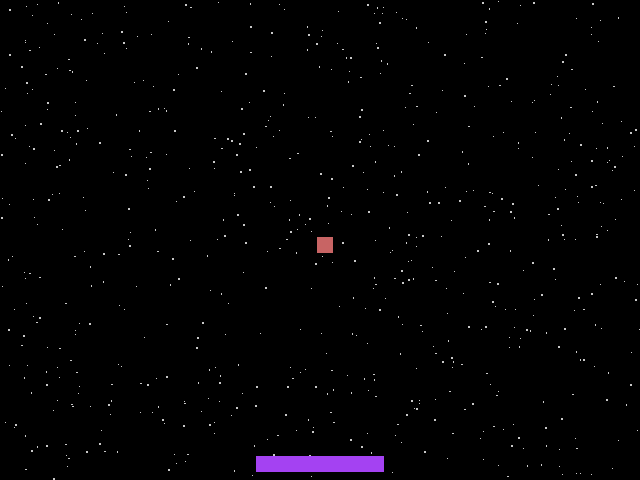
Frame 1 (no input)
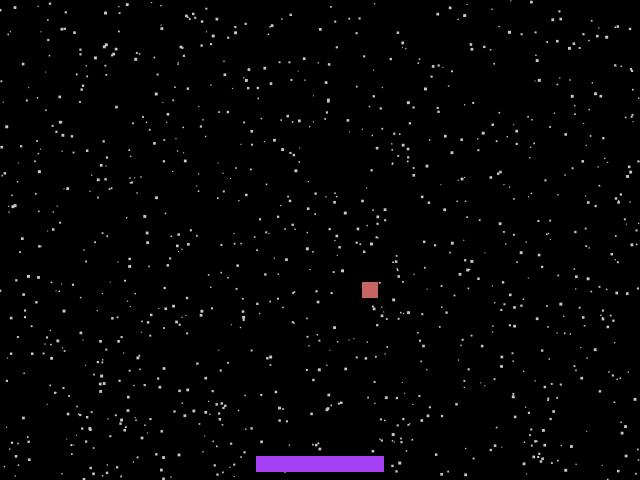
Frame 60 (the mouse pressed at the canvas centre just before this capture)
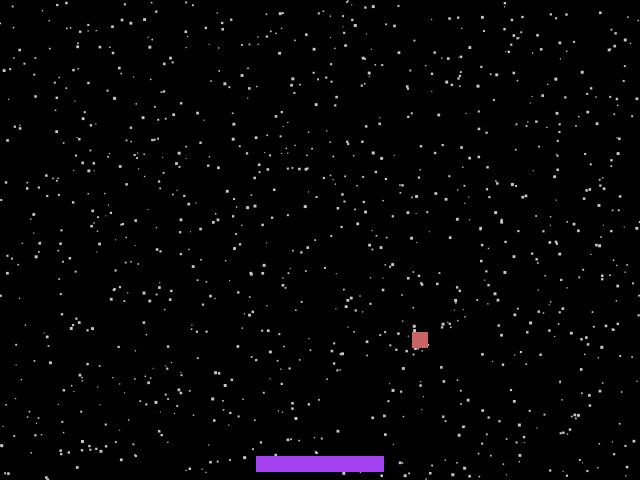
Frame 120 (the mouse held since frame 60 and released just before this capture)

The Processing sketch that drew these frames (run headless with seeded random() and noise(); from frame 60 on, the mouse is pressed at the canvas centre):

// Processing sketch: exercise02
// ── exercise02.pde
//sets the color background to black
color backgroundColor = color(0);
//sets the number of static dots, their min & max size and their color (which is set to white)
int numStatic = 1000;
int staticSizeMin = 1;
int staticSizeMax = 3;
color staticColor = color(200);
// these integers set the coordinates, velocity, speed, dimensions and the color of the Paddle 
int paddleX;
int paddleY;
int paddleVX;
int paddleSpeed = 10;
int paddleWidth = 128;
int paddleHeight = 16;
color paddleColor = color(random(255),random(255),random(255));
// these integers set the coordinates, velocity, speed, size and the color of the ball 
int ballX;
int ballY;
int ballVX;
int ballVY;
int ballSpeed = 5;
int ballSize = 16;
color ballColor = color(255);
int count = 0;

void setup() { //setup initilizes the program
  size(640, 480); // sets the canvas width to 640px and height to 480px
  
  setupPaddle(); //calls the function setupPaddle()
  setupBall();  //calls the function setupBall()
}
// the setupPaddle function sets up the position of the paddle to be at the bottom center of the window when the program starts running
void setupPaddle() { 
  paddleX = width/2;
  paddleY = height - paddleHeight;
  paddleVX = 0;
}
//the setupBall function sets up the position of the ball to be at the center of the canvas when the program starts running
void setupBall() {
  ballX = width/2;
  ballY = height/2;
  ballVX = ballSpeed;
  ballVY = ballSpeed;
}

//sets the background to black and calls the function drawStatic() updatePaddle() updateBall() drawPaddle() drawBall() respectively each frame
void draw() {
  background(backgroundColor);

  drawStatic();

  updatePaddle();
  updateBall();

  drawPaddle();
  drawBall();
  

}
//this function use a for loop to draw static by generating random xy coordinates based on the height and width of canvas and by generating random sizes for the static dots
void drawStatic() {
  for (int i = 0; i < numStatic; i++) {
   float x = random(0,width);
   float y = random(0,height);
   float staticSize = random(staticSizeMin,staticSizeMax);
   fill(staticColor);
   rect(x,y,staticSize,staticSize);
  }
}
/*the updatePaddle function allows you to move the paddle on the x axis and constrain it within the size of the window  */
void updatePaddle() {
  paddleX += paddleVX;  
  paddleX = constrain(paddleX,0+paddleWidth/2,width-paddleWidth/2);
}
/*the updateBall function adds the velocity of the ball at the beginning and pushes it in a direction
the function also calls the other functions handleBallHitPaddle(),handleBallHitWall(),handleBallOffBottom()
*/
void updateBall() {
  ballX += ballVX;
  ballY += ballVY;
  
  handleBallHitPaddle();
  handleBallHitWall();
  handleBallOffBottom();
  handleBallOverMidSection();
}
/*the drawPaddle function draws the paddle with a center anchor point and fills it with white and no stroke */
void drawPaddle() {
  rectMode(CENTER);
  noStroke();
  fill(paddleColor);
  rect(paddleX, paddleY, paddleWidth, paddleHeight);
}
/*the drawBall function draws the ball from a center anchor point and fills it with white and no stroke */
void drawBall() {
  rectMode(CENTER);
  noStroke();
  fill(ballColor);
  rect(ballX, ballY, ballSize, ballSize);
  
}
  //CHANGED this if statement checks whether or not the ball is above or below the height of the canvas/2 and changes the colors appropriately 
void handleBallOverMidSection(){
  if (ballOverMidSection()){
  ballColor = color(200,100,100);
  }
  else {
  ballColor = color(100,200,100);
  }
}

/*this is a condition statement that changes the direction of the ball as soon as the ball overlaps with the paddle */
void handleBallHitPaddle() {
  if (ballOverlapsPaddle()) {
    ballY = paddleY - paddleHeight/2 - ballSize/2;
    ballVY = -ballVY;
    /*CHANGED the ballSize and paddleWidth are changed everytime the ball hits the paddle. the random numbers are parsed from float to int*/
    ballSize = int(random(8,32));
    paddleWidth = int(random(80,332));
    count = count + 1;
  }
}
/*this is a boolean operation that checks whether or not the ball hit the paddle and returns either true or false to the previous function */
boolean ballOverlapsPaddle() {
  if (ballX - ballSize/2 > paddleX - paddleWidth/2 && ballX + ballSize/2 < paddleX + paddleWidth/2) {
    if (ballY > paddleY - paddleHeight/2) {
      return true;
    }
  }
  return false;
}
void midSection() {
  if (ballOverMidSection()){
  ballColor = color(random(255),random(255),random(255));;
  }
}

//CHANGED checks whether or not the ball is above or below the mid section of the screen
boolean ballOverMidSection() {
  if(ballY > height/2) {
  return true;
  }
  else{
  return false;
  }
  
}
/*the handleBallOffBotton function resets the balls in the center if it extends beyond the marginXY margins of the window */
void handleBallOffBottom() {
  if (ballOffBottom()) {
    ballX = width/2;
    ballY = height/2;
  }
} 
/*ballOffBotton is a boolean operations that returns true to the previous function when the ball goes past the bottom of the screen*/
boolean ballOffBottom() {
  return (ballY - ballSize/2 > height);
}
/*the handleBallHitWall function reverses the XY velocity when the ball passes the left top right margin of the window */
void handleBallHitWall() {
  if (ballX - ballSize/2 < 0) {
    ballX = 0 + ballSize/2;
    ballVX = -ballVX;
  } else if (ballX + ballSize/2 > width) {
    ballX = width - ballSize/2;
    ballVX = -ballVX;
  }
  
  if (ballY - ballSize/2 < 0) {
    ballY = 0 + ballSize/2;
    ballVY = -ballVY;
  }
}
/*this is if statement lets you move the paddle from left to right when you press the left or right arrow keys */
void keyPressed() {
  if (keyCode == LEFT) {
    paddleVX = -paddleSpeed;
  } else if (keyCode == RIGHT) {
    paddleVX = paddleSpeed;
  }
}
/*this if statement will nullify the velocity applied in the previous statement when you release the arrow keys, making the paddle stop */
void keyReleased() {
  if (keyCode == LEFT && paddleVX < 0) {
    paddleVX = 0;
  } else if (keyCode == RIGHT && paddleVX > 0) {
    paddleVX = 0;
  }
}
